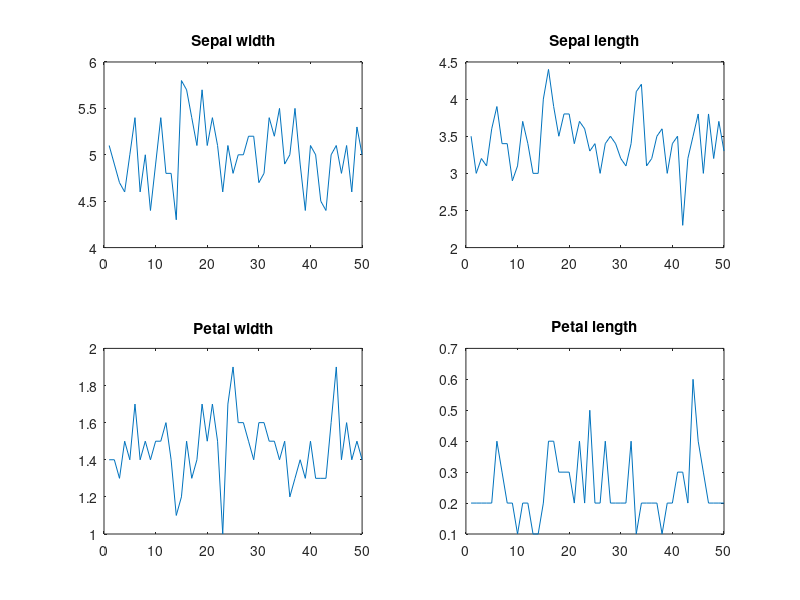

The MATLAB source for this figure: (Note: this script raises an error after producing the figure.)
clc;
clear;
close all;
load fisheriris.mat ;
str = unique(species) ;  
%% visulization of distribution
i=1;% for type 1
type=str{i};
idx = find(strcmp(species,str{i}));
figure;
subplot(2,2,1);
plot(meas(idx(:),1));title ('Sepal width');
subplot(2,2,2);
plot(meas(idx(:),2));title ('Sepal length');
subplot(2,2,3);
plot(meas(idx(:),3));title ('Petal width');
subplot(2,2,4);
plot(meas(idx(:),4));title ('Petal length');
suptitle(type);
%% pick any three randomly 
pos = zeros(3,3) ;
for i = 1:3
    idx = find(strcmp(species,str{i}));
    pos(:,i) = idx(1:3) ;
end
index=pos(:);
iwant = meas(index,:);

%% petal width distribution
figure;
test=meas(:,4);
hist(test);
figure;
test=meas(:,3);
hist(test);
xlabel('Petal width')
ylabel('Counts')
%% category distribution
figure;
scatter(meas(1:50,4),meas(1:50,3),'r');hold on;
scatter(meas(51:100,4),meas(51:100,3),'g');hold on;
scatter(meas(101:150,4),meas(101:150,3),'b');
xlabel('Petal length (cm)');
ylabel('Petal width (cm)');